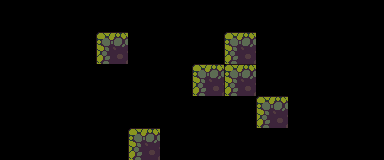

Rendered tile map (Tiled .tmx) drawn with the repository's tilesets; below, a short description and the full map source, tile grids included:
An orthogonal 12x5 tile map with 32x32 px tiles, 1 tile layer (Слой тайлов 1).

<map version="1.2" tiledversion="1.3.1" orientation="orthogonal" renderorder="right-down" compressionlevel="-1" width="12" height="5" tilewidth="32" tileheight="32" infinite="0" nextlayerid="2" nextobjectid="1">
 <tileset firstgid="1" name="Tileset" tilewidth="32" tileheight="32" tilecount="60" columns="10">
  <image source="swamplands/1 Tiles/Tileset.png" width="320" height="192" />
 </tileset>
 <layer id="1" name="Слой тайлов 1" width="12" height="5">
  <data encoding="csv">
0,0,0,0,0,0,0,0,0,0,0,0,
0,0,0,1,0,0,0,1,0,0,0,0,
0,0,0,0,0,0,1,1,0,0,0,0,
0,0,0,0,0,0,0,0,1,0,0,0,
0,0,0,0,1,0,0,0,0,0,0,0
</data>
 </layer>
</map>
